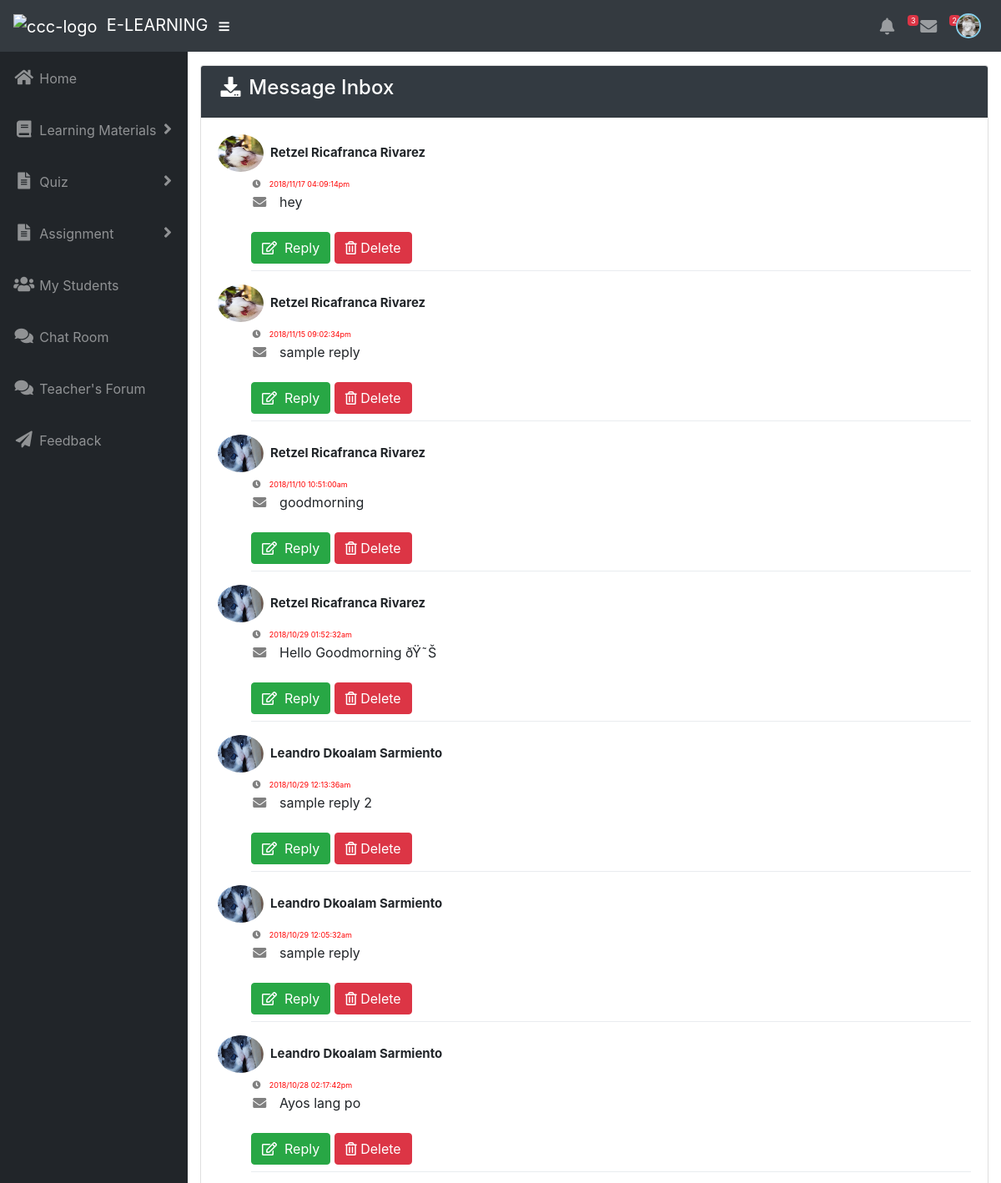
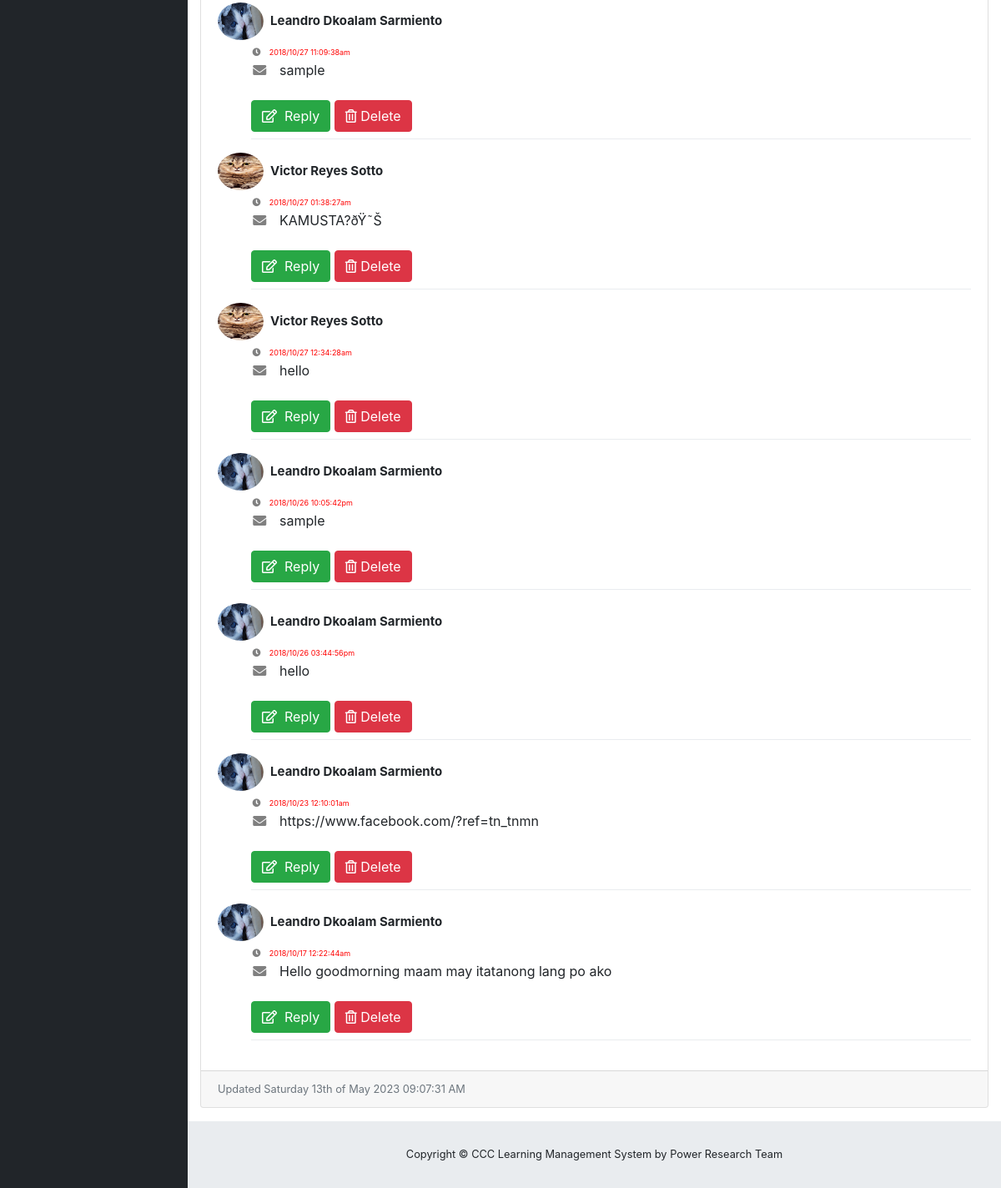
/pages/admin/teacher_message_inbox.php (signed in), run on the app's committed database (2 pictures, top to bottom).
### tables this page shows
CREATE TABLE `message` (
  `message_id` int(11) NOT NULL,
  `receiver_name` varchar(50) NOT NULL,
  `message` varchar(256) NOT NULL,
  `date_sent` varchar(50) NOT NULL,
  `sender_id` int(11) NOT NULL,
  `images` varchar(256) NOT NULL,
  `sender_name` varchar(50) NOT NULL,
  `message_status` varchar(20) NOT NULL
);

### pages/admin/teacher_message_inbox.php (shortened to what this page needs)
<?php include('admin_header.php');
	include'../connection.php';
?>
  <body id="page-top">
<?php include"teacher_headerpanel.php";?>
    <div id="wrapper">
      <ul class="sidebar navbar-nav" style="font-size: 20px;">
		<li class="nav-item">
          <a class="nav-link" href="teacher_page.php">
            <i class="fas fa-fw fa-home"></i>
            <span>Home</span></a>
        </li>
		<li class="nav-item dropdown">
          <a class="nav-link dropdown-toggle" href="#" id="pagesDropdown" role="button" data-toggle="dropdown" aria-haspopup="true" aria-expanded="false">
            <i class="fas fa-fw fa-book"></i>
            <span>Learning Materials</span>
          </a>
		  </li>
		<li class="nav-item dropdown">
          <a class="nav-link dropdown-toggle" href="#" id="pagesDropdown" role="button" data-toggle="dropdown" aria-haspopup="true" aria-expanded="false">
            <i class="fas fa-fw fa-file-text"></i>
            <span>Quiz</span>
          </a>
		  </li>
		<li class="nav-item dropdown">
          <a class="nav-link dropdown-toggle" href="#" id="pagesDropdown" role="button" data-toggle="dropdown" aria-haspopup="true" aria-expanded="false">
            <i class="fas fa-fw fa-file-text"></i>
            <span>Assignment</span>
          </a>
		  </li>
		<li class="nav-item">
          <a class="nav-link" href="teachers_student.php">
            <i class="fas fa-fw fa-users"></i>
            <span>My Students</span></a>
        </li>
		<li class="nav-item">
          <a class="nav-link" href="teachers_chatroom.php">
            <i class="fas fa-fw fa-comments"></i>
            <span>Chat Room</span></a>
        </li>
		<li class="nav-item">
          <a class="nav-link" href="teachersforum.php">
            <i class="fas fa-fw fa-comments"></i>
            <span>Teacher's Forum</span></a>
        </li>
		<li class="nav-item">
          <a class="nav-link" data-toggle="modal" data-target="#feedbackModal">
            <i class="fas fa-fw fa-paper-plane"></i>
            <span>Feedback</span></a>
        </li>
      </ul>
      <div id="content-wrapper">
        <div class="container-fluid" >
          <div class="card mb-3">
            <div class="card-header" style = "background-color:rgb(51, 58, 65);color:white;">
              <h4><i class="fas fa-fw fa-download"></i>
              Message Inbox</h4></div>
            <div class="card-body" >
            <?php
			                if($_SESSION['total_message'] == 0)
								{
									echo '<center><h6>No message available!</h6><center>';
								}
						    else
							{
								$squery = mysqli_query($con, "select * from message where receiver_name = '$username' order by message_id DESC ");
								while($row = mysqli_fetch_array($squery))
								{
										$msg_display = $_SESSION['message'];
										 ?>
									   <?php
									   echo'
										<img src = "'.$_SESSION['sender_image'].'" style="height: 45px; width: 55px;border-radius:100%;" />&nbsp;<b><span style="font-size:15px">
										'.$_SESSION['sender_name'].'</b></span>
										 <ul style="list-style: none;">
											 <li><i class="fas fa-fw fa-clock" style="font-size:10px;color:gray"></i>&nbsp  <span style="font-size: 9px; color: red" >'.$_SESSION['date_sent'].'</span></li>
											 <li><i class="fas fa-fw fa-envelope"  style="color:gray"></i> &nbsp';?>  <?php  echo $msg_display; echo'</li><br/>
											 <li>
												<a class="btn btn-success" href="#reply'.$_SESSION['message_id'].'" data-toggle="modal"><i class="far fa-edit"></i>&nbsp Reply</a>
												<a  class="btn btn-danger" href="" data-toggle="modal"><i class="far fa-trash-alt"></i>&nbsp;Delete</a>
											 </li><div class="dropdown-divider"></div>
										 </ul>
										';
								}
							}
           ?>
          </div>
          <div class="card-footer small text-muted">Updated <?php echo date('l jS \of F Y h:i:s A'); ?></div>
        </div>
        <footer class="sticky-footer">
          <div class="container my-auto">
            <div class="copyright text-center my-auto">
              <span>Copyright © CCC Learning Management System by Power Research Team</span>
            </div>
          </div>
        </footer>
      </div>
    </div>
  </body>
</html>

### pages/admin/css/sb-admin.css (style rules this page uses)
html { position: relative; min-height: 100%; }
body { height: 100%; }
#wrapper { display: -webkit-box; display: -ms-flexbox; display: flex; }
#wrapper #content-wrapper { overflow-x: hidden; width: 100%; padding-top: 1rem; padding-bottom: 80px; }
.navbar-nav .nav-item.dropdown .dropdown-toggle::after { width: 1rem; text-align: center; float: right; vertical-align: 0; border: 0; font-weight: 900; content: '\f105'; font-family: 'Font Awesome 5 Free'; }
.sidebar { width: 90px !important; background-color: #212529; min-height: calc(100vh - 56px); }
.sidebar .nav-item:last-child { margin-bottom: 1rem; }
.sidebar .nav-item .nav-link { text-align: center; padding: 0.75rem 1rem; width: 90px; }
.sidebar .nav-item .nav-link span { font-size: 0.65rem; display: block; }
.sidebar .nav-item.dropdown .dropdown-toggle::after { display: none; }
.sidebar .nav-item .nav-link { color: rgba(255, 255, 255, 0.5); }
@media (min-width: 768px) { .sidebar { width: 225px !important; } }
@media (min-width: 768px) { .sidebar .nav-item .nav-link { display: block; width: 100%; text-align: left; padding: 1rem; width: 225px; } }
@media (min-width: 768px) { .sidebar .nav-item .nav-link span { font-size: 1rem; display: inline; } }
@media (min-width: 768px) { .sidebar .nav-item.dropdown .dropdown-toggle::after { display: block; } }
:root { --input-padding-x: 0.75rem; --input-padding-y: 0.75rem; }
footer.sticky-footer { display: -webkit-box; display: -ms-flexbox; display: flex; position: absolute; right: 0; bottom: 0; width: calc(100% - 90px); height: 80px; background-color: #e9ecef; }
footer.sticky-footer .copyright { line-height: 1; font-size: 0.8rem; }
@media (min-width: 768px) { footer.sticky-footer { width: calc(100% - 225px); } }

### data on the page
message: sender_name "Retzel Ricafranca Rivarez", date_sent "2018/11/17 04:09:14pm", msg_display "hey"
message: sender_name "Retzel Ricafranca Rivarez", date_sent "2018/11/15 09:02:34pm", msg_display "sample reply"
message: sender_name "Retzel Ricafranca Rivarez", date_sent "2018/11/10 10:51:00am", msg_display "goodmorning"
message: sender_name "Retzel Ricafranca Rivarez", date_sent "2018/10/29 01:52:32am", msg_display "Hello Goodmorning ðŸ˜Š"
message: sender_name "Leandro Dkoalam Sarmiento", date_sent "2018/10/29 12:13:36am", msg_display "sample reply 2"
message: sender_name "Leandro Dkoalam Sarmiento", date_sent "2018/10/29 12:05:32am", msg_display "sample reply"
message: sender_name "Leandro Dkoalam Sarmiento", date_sent "2018/10/28 02:17:42pm", msg_display "Ayos lang po"
message: sender_name "Leandro Dkoalam Sarmiento", date_sent "2018/10/27 11:09:38am", msg_display "sample"
message: sender_name "Victor Reyes Sotto", date_sent "2018/10/27 01:38:27am", msg_display "KAMUSTA?ðŸ˜Š"
message: sender_name "Victor Reyes Sotto", date_sent "2018/10/27 12:34:28am", msg_display "hello"
message: sender_name "Leandro Dkoalam Sarmiento", date_sent "2018/10/26 10:05:42pm", msg_display "sample"
message: sender_name "Leandro Dkoalam Sarmiento", date_sent "2018/10/26 03:44:56pm", msg_display "hello"
message: sender_name "Leandro Dkoalam Sarmiento", date_sent "2018/10/23 12:10:01am", msg_display "https://www.facebook.com/?ref=tn_tnmn"
message: sender_name "Leandro Dkoalam Sarmiento", date_sent "2018/10/17 12:22:44am", msg_display "Hello goodmorning maam may itatanong lang po ako"

### other printed values
$_SESSION['notify_count'] "3"
$_SESSION['message_count'] "2"
